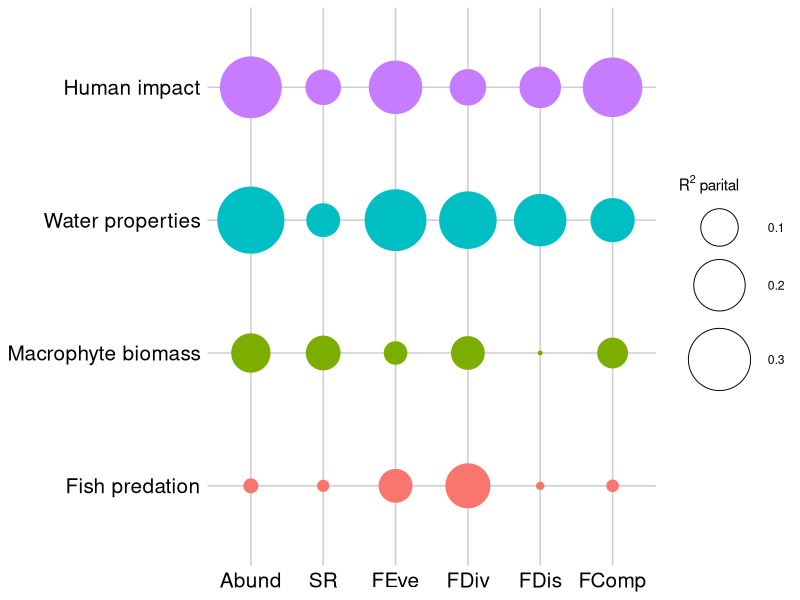

Write the R code that produced this figure.
# Code for producing table and table chart for partial R2 for all predictors and responce variables

# packages----

library(tidyverse)
library(ggplot2)

# Data----

# read data for the R2s for all response variables
Abund_R2 <-read_csv("Results/Abund_R2.csv")%>% dplyr::select(Variables, Rsq) %>% rename(Abund=Rsq)
SR_R2 <-read_csv("Results/SR_R2.csv")%>% dplyr::select(Variables, Rsq) %>% rename(SR=Rsq)
FEve_R2 <-read_csv("Results/FEve_R2.csv")%>% dplyr::select(Variables, Rsq) %>% rename(FEve=Rsq)
FDiv_R2 <-read_csv("Results/FDiv_R2.csv")%>% dplyr::select(Variables, Rsq) %>% rename(FDiv=Rsq)
FDis_R2 <-read_csv("Results/FDis_R2.csv")%>% dplyr::select(Variables, Rsq) %>% rename(FDis=Rsq)
FuncComp_R2 <-read_csv("Results/FuncComp_R2.csv")%>% dplyr::select(Variables, R2) %>% rename(FComp=R2)

# combine the R2s for all response variables

R2_all <- Abund_R2 %>% 
  full_join(SR_R2, by="Variables") %>% 
  full_join(FEve_R2, by="Variables") %>% 
  full_join(FDiv_R2, by="Variables") %>% 
  full_join(FDis_R2, by="Variables") %>% 
  full_join(FuncComp_R2, by="Variables") %>% 
  mutate(Variables=fct_relevel(Variables, c("Agric_m", "Highway_m", "Gravel", "Waste", 
                                            "Water_PC1", "Water_PC2", "Water_PC3",
                                            "Macrophytes", "Fish"))) %>% 
  arrange(Variables) %>% 
  mutate(Drivers=c("Human impact", "Human impact", "Human impact", "Human impact", 
                   "Water properties", "Water properties", "Water properties",
                   "Macrophyte biomass", "Fish predation"))

R2_all
# save
write.csv(R2_all , file="Results/R2_all.csv", row.names=TRUE)


# Prepare data for bubble chart 
R2 <- R2_all %>%  
  group_by(Drivers) %>% 
  summarise(Abund=sum(Abund, na.rm=T), SR=sum(SR, na.rm=T),
            FEve=sum(FEve, na.rm=T), FDiv=sum(FDiv, na.rm=T),   
            FDis=sum(FDis, na.rm=T),FComp =sum(FComp, na.rm=T)) %>% 
  mutate(Drivers = fct_relevel(Drivers, c("Fish predation", "Macrophyte biomass", 
                                        "Water properties", "Human impact"))) %>% 
  arrange(Drivers) %>% 
  pivot_longer(!Drivers, names_to="Diversity", values_to = "R2") %>%
    mutate(Diversity = fct_relevel(Diversity, c("Abund","SR",
                                              "FEve","FDiv","FDis",
                                              "FComp")))
 

# Plot---- 
# Bubble chart 

ggplot(R2, aes(x = Diversity, y = Drivers, size = R2, colour = Drivers, fill = Drivers)) +
  geom_point(pch=21) +
 # scale_x_discrete(position = "top") +
  scale_size_continuous(range = c(1, 22)) + 
   # scale_color_manual(values = c("Human impact" = "red", "Water properties" = "blue", "Fish predation" = "#FDBF6F" , "Macrophyte biomass" = "#33A02C"))+ 
   #  scale_color_brewer(palette =  "Paired") +
  labs(x = NULL, y = NULL, size=R^2~parital) + 
  theme(legend.position = "right",
        legend.key = element_rect(colour = NA, fill = NA),
        panel.background = element_blank(),
        panel.grid = element_line(colour = "grey80"),
        axis.ticks = element_blank(),
        axis.text.y=element_text(colour = "black", size=15),
        axis.text.x=element_text(colour = "black", size=15))+  
  guides(color = "none", fill="none") # remove fill in a legend
